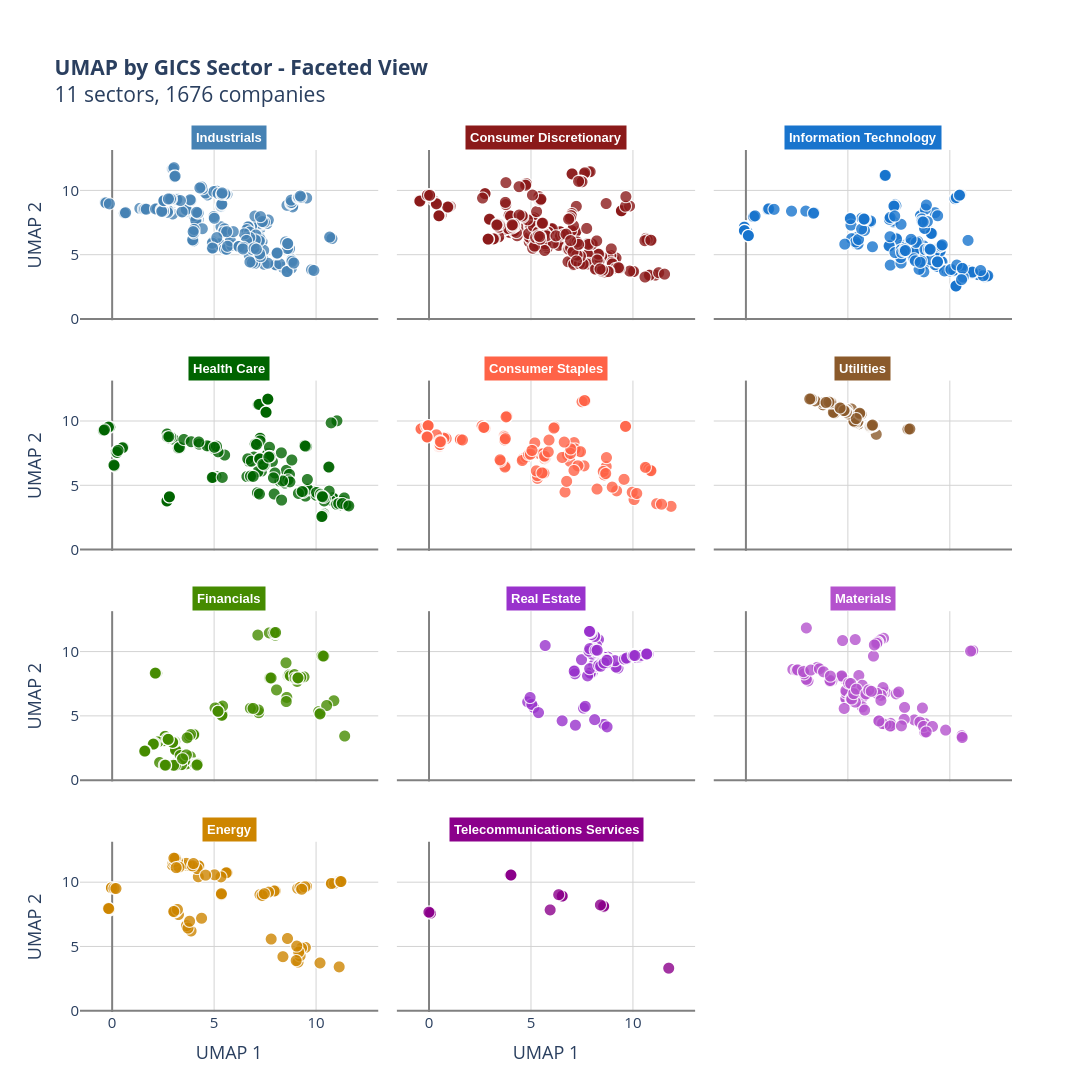

Source (notebook cell):
### Code cell
### >> [Option] Plot 6: Interactive UMAP matplot
# Faceted UMAP plot
n_sectors = len(sectors)
n_cols = 3
n_rows = int(np.ceil(n_sectors / n_cols))

fig = px.scatter(
    df_umap,
    x='UMAP1',
    y='UMAP2',
    color='Sector',
    facet_col='Sector',
    facet_col_wrap=3,
    hover_name='Ticker',
    hover_data={
        'UMAP1': ':.2f',
        'UMAP2': ':.2f',
        'Sector': False,
        'Revenue': ':,.0f' if 'Revenue' in df_umap.columns else False,
        'Assets': ':,.0f' if 'Assets' in df_umap.columns else False,
    },
    title=f'<b>UMAP by GICS Sector - Faceted View</b><br>{n_sectors} sectors, {len(df_umap)} companies',
    labels={
        'UMAP1': 'UMAP 1',
        'UMAP2': 'UMAP 2'
    },
    color_discrete_map=sector_colors
)

fig.update_traces(
    marker=dict(
        size=12,
        opacity=0.8,
        line=dict(width=1, color='white')
    )
)

fig.update_layout(
    height=400 * n_rows,
    width=1600,
    showlegend=False,
    plot_bgcolor='white',
    font=dict(size=15),
    margin=dict(t=150)  # Increase top margin (default is ~100)
)

# Clean up facet titles
fig.for_each_annotation(lambda a: a.update(
    text=f"<b>{a.text.split('=')[-1]}</b>",
    font=dict(size=13, family="Arial", color='white'),
    bgcolor=sector_colors.get(a.text.split('=')[-1], 'gray'),
    borderpad=4
))

fig.update_xaxes(showgrid=True, gridcolor='lightgray', zeroline=True, zerolinecolor='gray')
fig.update_yaxes(showgrid=True, gridcolor='lightgray', zeroline=True, zerolinecolor='gray')

fig.show()


## >> save as html and png for sharing
FILE_NAME = f"UMAP_by_sectors_pca_reduced(n=20)_test10"
fig.write_html(f"{HTML_PATH}/{FILE_NAME}.html")
fig.write_image(f"{FIG_PATH}/{FILE_NAME}.png",
               width=1400, height=1800,
               scale=2          # Scale factor (like DPI multiplier)
               )

# allow to open automatically in the default browser
webbrowser.open(f"{HTML_PATH}/{FILE_NAME}.html")

### Figure 1 — Plotly figure (JSON) as saved in the notebook; plotly's stock layout.template omitted (floating-point values rounded to 4 significant figures; data arrays with more than 128 entries replaced by an {"elided": "..."} marker saying what was removed)
{"data": [{"customdata": {"elided": "228x3 mixed values"}, "hovertemplate": "<b>%{hovertext}</b><br><br>UMAP 1=%{x:.2f}<br>UMAP 2=%{y:.2f}<br>Revenue=%{customdata[1]:,.0f}<br>Assets=%{customdata[2]:,.0f}<extra></extra>", "hovertext": {"elided": "228 str values"}, "legendgroup": "Industrials", "marker": {"color": "#4682b4", "line": {"color": "white", "width": 1}, "opacity": 0.8, "size": 12, "symbol": "circle"}, "mode": "markers", "name": "Industrials", "showlegend": true, "type": "scattergl", "x": {"elided": "228 float values"}, "xaxis": "x10", "y": {"elided": "228 float values"}, "yaxis": "y10"}, {"customdata": {"elided": "292x3 mixed values"}, "hovertemplate": "<b>%{hovertext}</b><br><br>UMAP 1=%{x:.2f}<br>UMAP 2=%{y:.2f}<br>Revenue=%{customdata[1]:,.0f}<br>Assets=%{customdata[2]:,.0f}<extra></extra>", "hovertext": {"elided": "292 str values"}, "legendgroup": "Consumer Discretionary", "marker": {"color": "#8B1A1A", "line": {"color": "white", "width": 1}, "opacity": 0.8, "size": 12, "symbol": "circle"}, "mode": "markers", "name": "Consumer Discretionary", "showlegend": true, "type": "scattergl", "x": {"elided": "292 float values"}, "xaxis": "x11", "y": {"elided": "292 float values"}, "yaxis": "y11"}, {"customdata": {"elided": "222x3 mixed values"}, "hovertemplate": "<b>%{hovertext}</b><br><br>UMAP 1=%{x:.2f}<br>UMAP 2=%{y:.2f}<br>Revenue=%{customdata[1]:,.0f}<br>Assets=%{customdata[2]:,.0f}<extra></extra>", "hovertext": {"elided": "222 str values"}, "legendgroup": "Information Technology", "marker": {"color": "#1874CD", "line": {"color": "white", "width": 1}, "opacity": 0.8, "size": 12, "symbol": "circle"}, "mode": "markers", "name": "Information Technology", "showlegend": true, "type": "scattergl", "x": {"elided": "222 float values"}, "xaxis": "x12", "y": {"elided": "222 float values"}, "yaxis": "y12"}, {"customdata": {"elided": "182x3 mixed values"}, "hovertemplate": "<b>%{hovertext}</b><br><br>UMAP 1=%{x:.2f}<br>UMAP 2=%{y:.2f}<br>Revenue=%{customdata[1]:,.0f}<br>Assets=%{customdata[2]:,.0f}<extra></extra>", "hovertext": {"elided": "182 str values"}, "legendgroup": "Health Care", "marker": {"color": "#006400", "line": {"color": "white", "width": 1}, "opacity": 0.8, "size": 12, "symbol": "circle"}, "mode": "markers", "name": "Health Care", "showlegend": true, "type": "scattergl", "x": {"elided": "182 float values"}, "xaxis": "x7", "y": {"elided": "182 float values"}, "yaxis": "y7"}, {"customdata": {"elided": "128x3 mixed values"}, "hovertemplate": "<b>%{hovertext}</b><br><br>UMAP 1=%{x:.2f}<br>UMAP 2=%{y:.2f}<br>Revenue=%{customdata[1]:,.0f}<br>Assets=%{customdata[2]:,.0f}<extra></extra>", "hovertext": ["ADM", "ADM", "ADM", "ADM", "CAG", "CAG", "CAG", "CAG", "CHD", "CHD", "CHD", "CHD", "CL", "CL", "CL", "CL", "CLX", "CLX", "CLX", "CLX", "COST", "COST", "COST", "COST", "CPB", "CPB", "CPB", "CPB", "CVS", "CVS", "CVS", "CVS", "DPS", "DPS", "DPS", "DPS", "EL", "EL", "EL", "EL", "GIS", "GIS", "GIS", "GIS", "HRL", "HRL", "HRL", "HRL", "HSY", "HSY", "HSY", "HSY", "K", "K", "K", "K", "KMB", "KMB", "KMB", "KMB", "KO", "KO", "KO", "KO", "KR", "KR", "KR", "KR", "MDLZ", "MDLZ", "MDLZ", "MDLZ", "MJN", "MJN", "MJN", "MJN", "MKC", "MKC", "MKC", "MKC", "MNST", "MNST", "MNST", "MNST", "MO", "MO", "MO", "MO", "PEP", "PEP", "PEP", "PEP", "PG", "PG", "PG", "PG", "PM", "PM", "PM", "PM", "SJM", "SJM", "SJM", "SJM", "STZ", "STZ", "STZ", "STZ", "SYY", "SYY", "SYY", "SYY", "TAP", "TAP", "TAP", "TAP", "TSN", "TSN", "TSN", "TSN", "WFM", "WFM", "WFM", "WFM", "WMT", "WMT", "WMT", "WMT"], "legendgroup": "Consumer Staples", "marker": {"color": "#FF6347", "line": {"color": "white", "width": 1}, "opacity": 0.8, "size": 12, "symbol": "circle"}, "mode": "markers", "name": "Consumer Staples", "showlegend": true, "type": "scattergl", "x": [-0.2665, 1.549, 1.559, 1.661, 5.022, 4.618, 4.785, 4.595, 7.369, 7.625, 7.242, 7.197, 3.695, 3.714, 3.752, 10.81, 10.75, 10.72, 10.79, 10.7, -0.3448, -0.2422, -0.3742, -0.1186, 5.355, 5.577, 5.5, 5.487, 0.62, 0.8403, 0.8617, 0.748, 7.14, 7.184, 7.456, 9.227, 8.612, 8.618, 8.716, 8.727, 7.661, 7.689, 7.53, 7.652, 6.695, 5.34, 5.341, 5.649, 6.937, 7.327, 6.818, 5.627, 4.984, 5.21, 4.909, 4.995, 3.724, 3.765, 10.81, 10.93, 0.4706, 0.4884, 0.5037, 0.5423, -0.01216, -0.04933, -0.01614, -0.02623, 3.856, 3.84, 3.803, 2.625, 10.9, 10.64, 8.571, 8.692, 5.692, 5.752, 5.723, 5.683, 9.01, 10.08, 11.19, 11.9, 2.761, 2.779, 2.731, 2.704, 0.6103, 0.5267, 0.5558, 0.5614, 11.43, 9.992, 10.21, 9.59, 0.3841, 0.5546, 0.6147, 0.5734, 7.134, 6.554, 5.872, 5.909, 8.265, 9.675, 6.963, 6.973, 3.578, 3.562, 3.557, 3.76, 6.182, 6.147, 6.655, 9.662, 3.743, 5.073, 3.53, 3.507, 6.774, 5.658, 5.285, 5.567, -0.1126, -0.08269, -0.0947, -0.06716], "xaxis": "x8", "y": [9.505, 8.59, 8.589, 8.548, 7.725, 7.079, 7.221, 6.948, 7.62, 6.532, 7.672, 7.718, 8.875, 8.856, 8.77, 6.279, 6.323, 6.382, 6.273, 6.381, 9.455, 9.534, 9.412, 9.601, 7.481, 7.498, 7.521, 7.452, 8.733, 8.753, 8.65, 8.69, 8.347, 7.849, 7.638, 4.587, 6.16, 5.833, 6.476, 7.179, 11.59, 11.59, 11.53, 11.62, 4.498, 5.559, 5.769, 5.933, 6.885, 6.537, 7.378, 7.489, 7.596, 8.318, 7.415, 7.439, 8.552, 8.648, 6.28, 6.133, 8.047, 7.999, 8.029, 8.054, 9.634, 9.621, 9.663, 9.665, 10.44, 10.38, 10.35, 9.648, 6.163, 6.418, 6.095, 5.935, 7.09, 7.175, 7.246, 7.294, 4.877, 3.909, 3.585, 3.38, 9.467, 9.478, 9.536, 9.53, 8.227, 8.138, 8.184, 8.198, 3.547, 4.48, 4.383, 5.483, 8.953, 8.484, 8.396, 8.412, 6.173, 7.189, 7.621, 8.545, 4.727, 9.646, 7.497, 7.857, 6.807, 6.798, 6.885, 6.53, 9.569, 9.475, 8.386, 9.605, 6.441, 7.736, 6.9, 7.006, 5.328, 5.979, 6.145, 5.983, 8.804, 8.826, 8.795, 8.779], "yaxis": "y8"}, {"customdata": {"elided": "96x3 mixed values"}, "hovertemplate": "<b>%{hovertext}</b><br><br>UMAP 1=%{x:.2f}<br>UMAP 2=%{y:.2f}<br>Revenue=%{customdata[1]:,.0f}<br>Assets=%{customdata[2]:,.0f}<extra></extra>", "hovertext": ["AEE", "AEE", "AEE", "AEE", "AEP", "AEP", "AEP", "AEP", "AWK", "AWK", "AWK", "AWK", "CMS", "CMS", "CMS", "CMS", "CNP", "CNP", "CNP", "CNP", "D", "D", "D", "D", "DUK", "DUK", "DUK", "DUK", "ED", "ED", "ED", "ED", "EIX", "EIX", "EIX", "EIX", "ES", "ES", "ES", "ES", "ETR", "ETR", "ETR", "ETR", "EXC", "EXC", "EXC", "EXC", "FE", "FE", "FE", "FE", "LNT", "LNT", "LNT", "LNT", "NEE", "NEE", "NEE", "NEE", "PCG", "PCG", "PCG", "PCG", "PEG", "PEG", "PEG", "PEG", "PNW", "PNW", "PNW", "PNW", "PPL", "PPL", "PPL", "PPL", "SCG", "SCG", "SCG", "SCG", "SO", "SO", "SO", "SO", "SRE", "SRE", "SRE", "SRE", "WEC", "WEC", "WEC", "WEC", "XEL", "XEL", "XEL", "XEL"], "legendgroup": "Utilities", "marker": {"color": "#8B5A2B", "line": {"color": "white", "width": 1}, "opacity": 0.8, "size": 12, "symbol": "circle"}, "mode": "markers", "name": "Utilities", "showlegend": true, "type": "scattergl", "x": [5.435, 5.444, 5.483, 5.395, 4.172, 4.097, 4.05, 3.982, 7.93, 7.95, 7.978, 8.059, 5.551, 5.443, 5.463, 5.506, 5.338, 5.356, 5.307, 6.411, 4.962, 5.197, 4.334, 4.178, 3.795, 3.839, 3.814, 3.798, 4.921, 4.862, 4.862, 4.732, 4.384, 4.374, 4.4, 4.36, 5.653, 5.669, 5.593, 5.6, 4.918, 4.881, 4.977, 4.709, 4.095, 4.086, 4.104, 4.053, 4.331, 4.332, 4.36, 4.304, 6.095, 6.078, 6.054, 6.086, 4.036, 3.931, 3.895, 3.804, 4.245, 4.257, 4.212, 4.211, 4.805, 4.792, 4.734, 4.651, 6.262, 6.287, 6.224, 6.291, 3.407, 3.243, 3.219, 3.146, 6.108, 6.099, 6.123, 6.264, 3.962, 4.177, 4.087, 3.943, 5.04, 4.9, 4.946, 4.892, 6.213, 6.182, 6.228, 5.43, 4.944, 4.859, 4.824, 4.638], "xaxis": "x9", "y": [9.95, 9.94, 10.14, 10.21, 11.18, 11.32, 11.42, 11.42, 9.393, 9.381, 9.392, 9.407, 9.804, 9.867, 9.886, 9.977, 10.01, 9.941, 10.03, 8.991, 10.94, 10.96, 11.32, 11.39, 11.25, 11.3, 11.29, 11.29, 10.79, 10.8, 10.82, 10.94, 11.24, 11.25, 11.3, 11.28, 10.53, 10.56, 10.58, 10.63, 10.92, 10.88, 10.91, 10.91, 11.48, 11.48, 11.51, 11.48, 10.73, 10.76, 10.64, 10.7, 9.578, 9.536, 9.576, 9.533, 11.51, 11.46, 11.45, 11.45, 11.44, 11.44, 11.45, 11.48, 10.88, 10.92, 10.98, 11.02, 9.658, 9.651, 9.629, 9.681, 11.6, 11.76, 11.75, 11.74, 9.623, 9.613, 9.629, 9.674, 11.42, 11.44, 11.5, 11.47, 10.58, 10.76, 10.75, 10.78, 9.682, 9.662, 9.712, 10.22, 10.71, 10.85, 10.84, 11.04], "yaxis": "y9"}, {"customdata": {"elided": "196x3 mixed values"}, "hovertemplate": "<b>%{hovertext}</b><br><br>UMAP 1=%{x:.2f}<br>UMAP 2=%{y:.2f}<br>Revenue=%{customdata[1]:,.0f}<br>Assets=%{customdata[2]:,.0f}<extra></extra>", "hovertext": {"elided": "196 str values"}, "legendgroup": "Financials", "marker": {"color": "#458B00", "line": {"color": "white", "width": 1}, "opacity": 0.8, "size": 12, "symbol": "circle"}, "mode": "markers", "name": "Financials", "showlegend": true, "type": "scattergl", "x": {"elided": "196 float values"}, "xaxis": "x4", "y": {"elided": "196 float values"}, "yaxis": "y4"}, {"customdata": {"elided": "108x3 mixed values"}, "hovertemplate": "<b>%{hovertext}</b><br><br>UMAP 1=%{x:.2f}<br>UMAP 2=%{y:.2f}<br>Revenue=%{customdata[1]:,.0f}<br>Assets=%{customdata[2]:,.0f}<extra></extra>", "hovertext": ["AIV", "AIV", "AIV", "AIV", "AMT", "AMT", "AMT", "AMT", "AVB", "AVB", "AVB", "AVB", "BXP", "BXP", "BXP", "BXP", "CBG", "CBG", "CBG", "CBG", "CCI", "CCI", "CCI", "CCI", "DLR", "DLR", "DLR", "DLR", "EQIX", "EQIX", "EQIX", "EQIX", "EQR", "EQR", "EQR", "EQR", "ESS", "ESS", "ESS", "ESS", "EXR", "EXR", "EXR", "EXR", "FRT", "FRT", "FRT", "FRT", "GGP", "GGP", "GGP", "GGP", "HCN", "HCN", "HCN", "HCN", "HCP", "HCP", "HCP", "HCP", "HST", "HST", "HST", "HST", "IRM", "IRM", "IRM", "IRM", "KIM", "KIM", "KIM", "KIM", "MAA", "MAA", "MAA", "MAA", "MAC", "MAC", "MAC", "MAC", "O", "O", "O", "O", "SLG", "SLG", "SLG", "SLG", "SPG", "SPG", "SPG", "SPG", "UDR", "UDR", "UDR", "UDR", "VNO", "VNO", "VNO", "VNO", "VTR", "VTR", "VTR", "VTR", "WY", "WY", "WY", "WY"], "legendgroup": "Real Estate", "marker": {"color": "#9932CC", "line": {"color": "white", "width": 1}, "opacity": 0.8, "size": 12, "symbol": "circle"}, "mode": "markers", "name": "Real Estate", "showlegend": true, "type": "scattergl", "x": [8.101, 8.437, 8.666, 8.605, 9.291, 8.048, 8.625, 7.924, 10.22, 8.606, 10.3, 10.31, 8.59, 8.796, 8.612, 9.594, 5.16, 4.862, 5.065, 4.98, 7.967, 7.93, 7.798, 9.199, 8.619, 8.756, 8.266, 8.558, 7.904, 7.604, 8.599, 8.147, 8.237, 8.337, 8.154, 8.122, 8.74, 8.773, 8.352, 8.703, 10.22, 10.48, 10.47, 10.35, 9.622, 9.634, 9.662, 9.672, 8.201, 8.211, 8.243, 10.12, 8.305, 8.038, 8.237, 8.289, 10.53, 10.38, 8.862, 9.144, 7.502, 7.687, 8.131, 5.72, 7.173, 7.154, 7.183, 7.146, 8.694, 8.735, 9.652, 10.44, 8.728, 8.443, 8.612, 9.725, 9.608, 8.753, 10.78, 9.716, 10.69, 10.67, 10.7, 10.71, 8.05, 8.062, 8.154, 8.0, 10.08, 10.09, 10.04, 10.12, 8.125, 7.868, 7.906, 7.945, 7.869, 7.901, 7.923, 7.894, 8.281, 8.222, 8.178, 8.272, 5.393, 6.554, 8.757, 7.202], "xaxis": "x5", "y": [8.976, 9.272, 9.378, 9.384, 8.729, 8.395, 9.027, 8.421, 9.561, 9.199, 9.622, 9.673, 9.532, 9.59, 9.577, 9.459, 5.668, 6.102, 5.909, 6.446, 8.333, 8.35, 8.129, 8.813, 9.244, 9.328, 8.865, 9.176, 8.689, 5.619, 4.35, 4.719, 11.02, 10.96, 11.19, 11.25, 9.315, 9.272, 8.942, 9.37, 9.552, 9.689, 9.691, 9.579, 9.391, 9.363, 9.39, 9.403, 10.32, 10.22, 10.46, 9.809, 9.85, 9.821, 9.945, 10.03, 9.741, 9.665, 9.354, 9.316, 9.39, 5.757, 10.16, 10.49, 8.394, 8.561, 8.289, 8.494, 9.393, 9.4, 9.44, 9.737, 9.148, 8.878, 9.138, 9.437, 9.442, 9.335, 9.824, 9.518, 9.827, 9.829, 9.809, 9.842, 10.29, 10.3, 11.2, 11.36, 9.769, 9.754, 9.713, 9.713, 10.19, 10.06, 10.25, 11.52, 11.56, 11.6, 11.6, 11.59, 10.07, 10.1, 10.13, 10.13, 5.266, 4.629, 4.156, 4.285], "yaxis": "y5"}, {"customdata": {"elided": "92x3 mixed values"}, "hovertemplate": "<b>%{hovertext}</b><br><br>UMAP 1=%{x:.2f}<br>UMAP 2=%{y:.2f}<br>Revenue=%{customdata[1]:,.0f}<br>Assets=%{customdata[2]:,.0f}<extra></extra>", "hovertext": ["ALB", "ALB", "ALB", "ALB", "APD", "APD", "APD", "APD", "AVY", "AVY", "AVY", "AVY", "BLL", "BLL", "BLL", "BLL", "CF", "CF", "CF", "CF", "DD", "DD", "DD", "DD", "ECL", "ECL", "ECL", "ECL", "EMN", "EMN", "EMN", "EMN", "FCX", "FCX", "FCX", "FCX", "FMC", "FMC", "FMC", "FMC", "IFF", "IFF", "IFF", "IFF", "IP", "IP", "IP", "IP", "LYB", "LYB", "LYB", "LYB", "MLM", "MLM", "MLM", "MLM", "MON", "MON", "MON", "MON", "MOS", "MOS", "MOS", "MOS", "NEM", "NEM", "NEM", "NEM", "NUE", "NUE", "NUE", "NUE", "PPG", "PPG", "PPG", "PPG", "PX", "PX", "PX", "PX", "SEE", "SEE", "SEE", "SEE", "SHW", "SHW", "SHW", "SHW", "VMC", "VMC", "VMC", "VMC"], "legendgroup": "Materials", "marker": {"color": "#B452CD", "line": {"color": "white", "width": 1}, "opacity": 0.8, "size": 12, "symbol": "circle"}, "mode": "markers", "name": "Materials", "showlegend": true, "type": "scattergl", "x": [8.786, 8.791, 8.789, 5.421, 6.768, 6.612, 5.555, 6.854, 5.008, 5.188, 5.065, 5.139, 4.909, 4.918, 4.926, 4.918, 10.65, 10.61, 10.63, 6.275, 2.829, 2.316, 2.489, 2.552, 5.731, 4.812, 4.692, 4.717, 5.178, 6.711, 5.057, 5.157, 3.032, 5.379, 4.759, 11.15, 7.39, 6.737, 5.76, 5.727, 7.801, 8.282, 8.554, 7.512, 4.231, 4.131, 4.141, 4.148, 3.06, 2.979, 2.875, 2.839, 7.171, 7.158, 6.54, 7.108, 8.677, 3.518, 3.197, 3.623, 9.816, 8.736, 5.385, 4.837, 2.981, 11.04, 7.78, 9.17, 6.698, 6.891, 6.725, 8.862, 6.65, 6.431, 3.826, 4.16, 6.488, 6.462, 6.436, 6.317, 5.169, 5.21, 5.304, 5.436, 6.639, 5.908, 6.045, 6.169, 6.538, 7.099, 5.838, 7.646], "xaxis": "x6", "y": [3.769, 4.424, 3.747, 6.87, 11.06, 10.93, 8.157, 6.849, 6.28, 6.141, 6.362, 6.552, 6.336, 6.375, 6.795, 6.985, 3.394, 3.466, 3.327, 9.668, 8.515, 8.63, 8.562, 8.599, 7.397, 7.94, 8.073, 8.127, 6.162, 6.804, 7.562, 7.537, 7.761, 10.95, 10.88, 10.1, 6.73, 7.217, 6.498, 5.711, 5.67, 4.698, 4.527, 6.87, 7.71, 7.716, 7.695, 7.772, 7.738, 7.863, 8.29, 8.458, 4.195, 4.266, 4.638, 4.435, 5.624, 8.795, 8.583, 8.679, 3.904, 4.194, 6.084, 5.59, 11.86, 10.06, 4.743, 4.188, 4.423, 4.35, 4.411, 3.76, 6.616, 6.773, 8.446, 8.111, 10.75, 10.76, 10.66, 10.54, 6.367, 6.322, 6.747, 7.093, 6.219, 6.724, 7.019, 6.927, 4.616, 4.222, 5.465, 4.236], "yaxis": "y6"}, {"customdata": {"elided": "112x3 mixed values"}, "hovertemplate": "<b>%{hovertext}</b><br><br>UMAP 1=%{x:.2f}<br>UMAP 2=%{y:.2f}<br>Revenue=%{customdata[1]:,.0f}<br>Assets=%{customdata[2]:,.0f}<extra></extra>", "hovertext": ["APA", "APA", "APA", "APA", "APC", "APC", "APC", "APC", "BHI", "BHI", "BHI", "BHI", "CHK", "CHK", "CHK", "CHK", "COG", "COG", "COG", "COG", "CVX", "CVX", "CVX", "CVX", "CXO", "CXO", "CXO", "CXO", "DVN", "DVN", "DVN", "DVN", "EOG", "EOG", "EOG", "EOG", "EQT", "EQT", "EQT", "EQT", "HAL", "HAL", "HAL", "HAL", "HES", "HES", "HES", "HES", "HP", "HP", "HP", "HP", "MRO", "MRO", "MRO", "MRO", "MUR", "MUR", "MUR", "MUR", "NBL", "NBL", "NBL", "NBL", "NFX", "NFX", "NFX", "NFX", "NOV", "NOV", "NOV", "NOV", "OKE", "OKE", "OKE", "OKE", "OXY", "OXY", "OXY", "OXY", "RRC", "RRC", "RRC", "RRC", "SE", "SE", "SE", "SE", "SWN", "SWN", "SWN", "SWN", "TSO", "TSO", "TSO", "TSO", "VLO", "VLO", "VLO", "VLO", "WMB", "WMB", "WMB", "WMB", "XEC", "XEC", "XEC", "XEC", "XOM", "XOM", "XOM", "XOM"], "legendgroup": "Energy", "marker": {"color": "#CD8500", "line": {"color": "white", "width": 1}, "opacity": 0.8, "size": 12, "symbol": "circle"}, "mode": "markers", "name": "Energy", "showlegend": true, "type": "scattergl", "x": [3.564, 3.663, 10.96, 11.26, 3.878, 4.23, 11.18, 10.95, 3.254, 3.079, 8.382, 9.124, 4.133, 4.283, 4.244, 11.22, 8.016, 9.109, 7.331, 7.257, -0.1091, -0.1224, -0.136, -0.1307, 9.325, 7.953, 9.448, 7.807, 4.172, 3.652, 11.2, 11.02, 3.822, 3.152, 3.238, 11.18, 9.484, 9.294, 9.226, 9.158, 3.121, 3.077, 9.034, 11.12, 3.64, 2.959, 2.995, 11.1, 9.06, 8.608, 10.2, 11.14, 3.201, 3.202, 3.055, 11.0, 3.082, 3.053, 3.038, 11.05, 3.107, 3.033, 11.08, 10.75, 11.04, 7.674, 9.542, 11.23, 3.046, 3.204, 3.023, 4.391, 5.351, 5.34, 5.37, 5.362, 3.283, 3.145, 3.941, 11.13, 7.368, 7.468, 9.539, 10.91, 5.666, 5.63, 5.649, 5.596, 10.76, 9.329, 9.299, 11.2, 3.875, 3.647, 3.72, 3.801, -0.03556, -0.03561, 0.0966, 0.1877, 5.341, 5.025, 3.99, 4.588, 9.228, 9.457, 9.303, 11.23, -0.191, -0.2006, -0.1885, -0.1679], "xaxis": "x", "y": [11.33, 11.33, 10.12, 10.1, 11.24, 10.43, 10.1, 10.06, 7.491, 7.78, 4.211, 3.789, 11.26, 11.27, 11.29, 10.13, 9.34, 9.533, 8.955, 9.044, 7.859, 7.882, 7.921, 7.904, 9.628, 9.33, 9.702, 5.583, 11.08, 11.32, 10.1, 10.04, 11.31, 11.51, 11.35, 10.09, 4.93, 4.879, 4.277, 4.571, 7.732, 7.788, 3.907, 10.06, 11.48, 11.34, 11.54, 10.1, 5.035, 5.628, 3.721, 3.417, 11.7, 11.65, 11.63, 10.05, 11.9, 11.88, 11.9, 9.971, 11.87, 11.88, 10.02, 9.904, 9.995, 9.238, 9.705, 10.08, 7.69, 7.889, 7.732, 7.205, 9.065, 9.027, 9.044, 9.118, 11.18, 11.15, 11.29, 10.1, 8.979, 9.116, 9.679, 9.921, 10.78, 10.78, 10.75, 10.74, 9.913, 9.655, 9.658, 10.06, 6.215, 6.631, 6.437, 6.97, 9.579, 9.578, 9.537, 9.52, 10.43, 10.59, 11.47, 10.56, 9.609, 9.656, 9.464, 10.06, 7.959, 7.968, 7.992, 7.953], "yaxis": "y"}, {"customdata": [["Telecommunications Services", 18376000000, 53940000000], ["Telecommunications Services", 18095000000, 51787000000], ["Telecommunications Services", 18031000000, 49103000000], ["Telecommunications Services", 17900000000, 47604000000], ["Telecommunications Services", 5011853000, 17733631000], ["Telecommunications Services", 4762000000, 16635484000], ["Telecommunications Services", 4772000000, 18810000000], ["Telecommunications Services", 5576000000, 27084000000], ["Telecommunications Services", 6376000000, 13307000000], ["Telecommunications Services", 6313000000, 12874000000], ["Telecommunications Services", 6777000000, 20947000000], ["Telecommunications Services", 8229000000, 24145000000], ["Telecommunications Services", 127434000000, 272315000000], ["Telecommunications Services", 128752000000, 277787000000], ["Telecommunications Services", 132447000000, 296834000000], ["Telecommunications Services", 146801000000, 402672000000], ["Telecommunications Services", 115846000000, 225222000000], ["Telecommunications Services", 120550000000, 274098000000], ["Telecommunications Services", 127079000000, 232616000000], ["Telecommunications Services", 131620000000, 244640000000]], "hovertemplate": "<b>%{hovertext}</b><br><br>UMAP 1=%{x:.2f}<br>UMAP 2=%{y:.2f}<br>Revenue=%{customdata[1]:,.0f}<br>Assets=%{customdata[2]:,.0f}<extra></extra>", "hovertext": ["CTL", "CTL", "CTL", "CTL", "FTR", "FTR", "FTR", "FTR", "LVLT", "LVLT", "LVLT", "LVLT", "T", "T", "T", "T", "VZ", "VZ", "VZ", "VZ"], "legendgroup": "Telecommunications Services", "marker": {"color": "#8B008B", "line": {"color": "white", "width": 1}, "opacity": 0.8, "size": 12, "symbol": "circle"}, "mode": "markers", "name": "Telecommunications Services", "showlegend": true, "type": "scattergl", "x": [3.979, 4.031, 4.042, 4.038, 8.594, 8.593, 8.429, 11.78, 6.571, 6.554, 6.384, 5.964, 0.03555, 0.002113, 0.02555, -0.001757, 0.0474, 0.06163, 0.09715, 0.01314], "xaxis": "x2", "y": [10.58, 10.57, 10.56, 10.57, 8.081, 8.146, 8.242, 3.315, 8.931, 8.932, 9.039, 7.855, 7.688, 7.679, 7.686, 7.686, 7.692, 7.644, 7.596, 7.678], "yaxis": "y2"}], "layout": {"annotations": [{"bgcolor": "#CD8500", "borderpad": 4, "font": {"color": "white", "family": "Arial", "size": 13}, "showarrow": false, "text": "<b>Energy</b>", "x": 0.16, "xanchor": "center", "xref": "paper", "y": 0.1975, "yanchor": "bottom", "yref": "paper"}, {"bgcolor": "#8B008B", "borderpad": 4, "font": {"color": "white", "family": "Arial", "size": 13}, "showarrow": false, "text": "<b>Telecommunications Services</b>", "x": 0.5, "xanchor": "center", "xref": "paper", "y": 0.1975, "yanchor": "bottom", "yref": "paper"}, {"bgcolor": "#458B00", "borderpad": 4, "font": {"color": "white", "family": "Arial", "size": 13}, "showarrow": false, "text": "<b>Financials</b>", "x": 0.16, "xanchor": "center", "xref": "paper", "y": 0.465, "yanchor": "bottom", "yref": "paper"}, {"bgcolor": "#9932CC", "borderpad": 4, "font": {"color": "white", "family": "Arial", "size": 13}, "showarrow": false, "text": "<b>Real Estate</b>", "x": 0.5, "xanchor": "center", "xref": "paper", "y": 0.465, "yanchor": "bottom", "yref": "paper"}, {"bgcolor": "#B452CD", "borderpad": 4, "font": {"color": "white", "family": "Arial", "size": 13}, "showarrow": false, "text": "<b>Materials</b>", "x": 0.84, "xanchor": "center", "xref": "paper", "y": 0.465, "yanchor": "bottom", "yref": "paper"}, {"bgcolor": "#006400", "borderpad": 4, "font": {"color": "white", "family": "Arial", "size": 13}, "showarrow": false, "text": "<b>Health Care</b>", "x": 0.16, "xanchor": "center", "xref": "paper", "y": 0.7325, "yanchor": "bottom", "yref": "paper"}, {"bgcolor": "#FF6347", "borderpad": 4, "font": {"color": "white", "family": "Arial", "size": 13}, "showarrow": false, "text": "<b>Consumer Staples</b>", "x": 0.5, "xanchor": "center", "xref": "paper", "y": 0.7325, "yanchor": "bottom", "yref": "paper"}, {"bgcolor": "#8B5A2B", "borderpad": 4, "font": {"color": "white", "family": "Arial", "size": 13}, "showarrow": false, "text": "<b>Utilities</b>", "x": 0.84, "xanchor": "center", "xref": "paper", "y": 0.7325, "yanchor": "bottom", "yref": "paper"}, {"bgcolor": "#4682b4", "borderpad": 4, "font": {"color": "white", "family": "Arial", "size": 13}, "showarrow": false, "text": "<b>Industrials</b>", "x": 0.16, "xanchor": "center", "xref": "paper", "y": 1, "yanchor": "bottom", "yref": "paper"}, {"bgcolor": "#8B1A1A", "borderpad": 4, "font": {"color": "white", "family": "Arial", "size": 13}, "showarrow": false, "text": "<b>Consumer Discretionary</b>", "x": 0.5, "xanchor": "center", "xref": "paper", "y": 1, "yanchor": "bottom", "yref": "paper"}, {"bgcolor": "#1874CD", "borderpad": 4, "font": {"color": "white", "family": "Arial", "size": 13}, "showarrow": false, "text": "<b>Information Technology</b>", "x": 0.84, "xanchor": "center", "xref": "paper", "y": 1, "yanchor": "bottom", "yref": "paper"}], "font": {"size": 15}, "height": 1600, "legend": {"title": {"text": "Sector"}, "tracegroupgap": 0}, "margin": {"t": 150}, "plot_bgcolor": "white", "showlegend": false, "title": {"text": "<b>UMAP by GICS Sector - Faceted View</b><br>11 sectors, 1676 companies"}, "width": 1600, "xaxis": {"anchor": "y", "domain": [0, 0.32], "gridcolor": "lightgray", "showgrid": true, "title": {"text": "UMAP 1"}, "zeroline": true, "zerolinecolor": "gray"}, "xaxis10": {"anchor": "y10", "domain": [0, 0.32], "gridcolor": "lightgray", "matches": "x", "showgrid": true, "showticklabels": false, "zeroline": true, "zerolinecolor": "gray"}, "xaxis11": {"anchor": "y11", "domain": [0.34, 0.66], "gridcolor": "lightgray", "matches": "x", "showgrid": true, "showticklabels": false, "zeroline": true, "zerolinecolor": "gray"}, "xaxis12": {"anchor": "y12", "domain": [0.68, 1.0], "gridcolor": "lightgray", "matches": "x", "showgrid": true, "showticklabels": false, "zeroline": true, "zerolinecolor": "gray"}, "xaxis2": {"anchor": "y2", "domain": [0.34, 0.66], "gridcolor": "lightgray", "matches": "x", "showgrid": true, "title": {"text": "UMAP 1"}, "zeroline": true, "zerolinecolor": "gray"}, "xaxis3": {"anchor": "y3", "domain": [0.68, 1.0], "gridcolor": "lightgray", "matches": "x", "showgrid": true, "title": {"text": "UMAP 1"}, "zeroline": true, "zerolinecolor": "gray"}, "xaxis4": {"anchor": "y4", "domain": [0, 0.32], "gridcolor": "lightgray", "matches": "x", "showgrid": true, "showticklabels": false, "zeroline": true, "zerolinecolor": "gray"}, "xaxis5": {"anchor": "y5", "domain": [0.34, 0.66], "gridcolor": "lightgray", "matches": "x", "showgrid": true, "showticklabels": false, "zeroline": true, "zerolinecolor": "gray"}, "xaxis6": {"anchor": "y6", "domain": [0.68, 1.0], "gridcolor": "lightgray", "matches": "x", "showgrid": true, "showticklabels": false, "zeroline": true, "zerolinecolor": "gray"}, "xaxis7": {"anchor": "y7", "domain": [0, 0.32], "gridcolor": "lightgray", "matches": "x", "showgrid": true, "showticklabels": false, "zeroline": true, "zerolinecolor": "gray"}, "xaxis8": {"anchor": "y8", "domain": [0.34, 0.66], "gridcolor": "lightgray", "matches": "x", "showgrid": true, "showticklabels": false, "zeroline": true, "zerolinecolor": "gray"}, "xaxis9": {"anchor": "y9", "domain": [0.68, 1.0], "gridcolor": "lightgray", "matches": "x", "showgrid": true, "showticklabels": false, "zeroline": true, "zerolinecolor": "gray"}, "yaxis": {"anchor": "x", "domain": [0, 0.1975], "gridcolor": "lightgray", "showgrid": true, "title": {"text": "UMAP 2"}, "zeroline": true, "zerolinecolor": "gray"}, "yaxis10": {"anchor": "x10", "domain": [0.8025, 1], "gridcolor": "lightgray", "matches": "y", "showgrid": true, "title": {"text": "UMAP 2"}, "zeroline": true, "zerolinecolor": "gray"}, "yaxis11": {"anchor": "x11", "domain": [0.8025, 1], "gridcolor": "lightgray", "matches": "y", "showgrid": true, "showticklabels": false, "zeroline": true, "zerolinecolor": "gray"}, "yaxis12": {"anchor": "x12", "domain": [0.8025, 1], "gridcolor": "lightgray", "matches": "y", "showgrid": true, "showticklabels": false, "zeroline": true, "zerolinecolor": "gray"}, "yaxis2": {"anchor": "x2", "domain": [0, 0.1975], "gridcolor": "lightgray", "matches": "y", "showgrid": true, "showticklabels": false, "zeroline": true, "zerolinecolor": "gray"}, "yaxis3": {"anchor": "x3", "domain": [0, 0.1975], "gridcolor": "lightgray", "matches": "y", "showgrid": true, "showticklabels": false, "zeroline": true, "zerolinecolor": "gray"}, "yaxis4": {"anchor": "x4", "domain": [0.2675, 0.465], "gridcolor": "lightgray", "matches": "y", "showgrid": true, "title": {"text": "UMAP 2"}, "zeroline": true, "zerolinecolor": "gray"}, "yaxis5": {"anchor": "x5", "domain": [0.2675, 0.465], "gridcolor": "lightgray", "matches": "y", "showgrid": true, "showticklabels": false, "zeroline": true, "zerolinecolor": "gray"}, "yaxis6": {"anchor": "x6", "domain": [0.2675, 0.465], "gridcolor": "lightgray", "matches": "y", "showgrid": true, "showticklabels": false, "zeroline": true, "zerolinecolor": "gray"}, "yaxis7": {"anchor": "x7", "domain": [0.535, 0.7325], "gridcolor": "lightgray", "matches": "y", "showgrid": true, "title": {"text": "UMAP 2"}, "zeroline": true, "zerolinecolor": "gray"}, "yaxis8": {"anchor": "x8", "domain": [0.535, 0.7325], "gridcolor": "lightgray", "matches": "y", "showgrid": true, "showticklabels": false, "zeroline": true, "zerolinecolor": "gray"}, "yaxis9": {"anchor": "x9", "domain": [0.535, 0.7325], "gridcolor": "lightgray", "matches": "y", "showgrid": true, "showticklabels": false, "zeroline": true, "zerolinecolor": "gray"}}}
